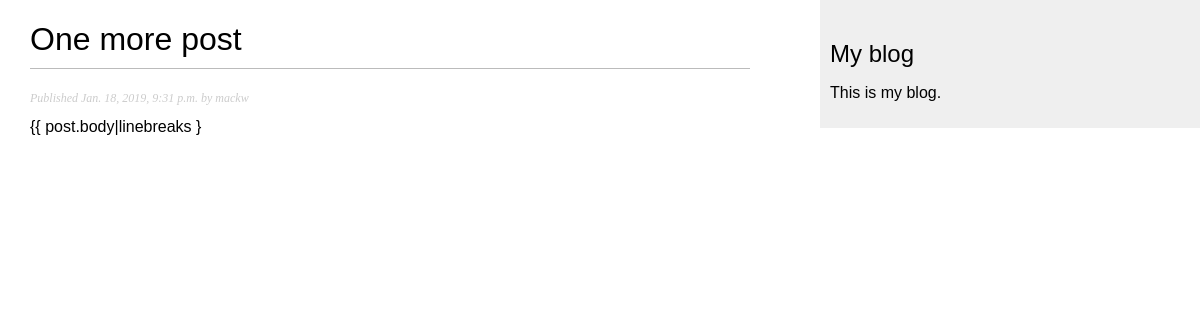
The app's page /blog/2019/1/18/one-more-post/ with its own data.
### blog/models.py (models this page shows, shortened)
class Post(models.Model):
    STATUS_CHOICES = (
        ('draft', 'Draft'),
        ('published', 'Published'),
    )
    title = models.CharField(max_length=250)
    slug = models.SlugField(max_length=250,
                            unique_for_date='publish')
    author = models.ForeignKey(User,
                               on_delete=models.CASCADE,
                               related_name='blog_posts')
    body = models.TextField()
    publish = models.DateTimeField(default=timezone.now)
    created = models.DateTimeField(auto_now_add=True)
    updated = models.DateTimeField(auto_now=True)
    status = models.CharField(max_length=10,
                              choices=STATUS_CHOICES,
                              default='draft')
    objects = models.Manager() # The default manager.
    published = PublishedManager() # Our custom manager.
    class Meta:
        ordering = ('-publish', )

### blog/views.py (the view)
def post_detail(request, year, month, day, post):
    post = get_object_or_404(Post, slug=post,
                             status='published',
                             publish__year=year,
                             publish__month=month,
                             publish__day=day)
    return render(request,
                  'blog/post/detail.html',
                  {'post': post})

### blog/templates/blog/post/detail.html (shortened to what this page needs)
{% extends "blog/base.html" %}
{% block content %}
  <h1>{{ post.title }}</h1>
  <p class="date">
    Published {{ post.publish }} by {{ post.author }}
  </p>
  {{ post.body|linebreaks }
{% endblock %}

### blog/static/css/blog.css (style rules this page uses)
body { margin:0; padding:0; font-family:helvetica, sans-serif; }
h1 { font-weight:normal; border-bottom:1px solid #bbb; padding:0 0 10px 0; }
p.date { color:#ccc; font-family: georgia, serif; font-size: 12px; font-style: italic; }

### records on screen
Post: title "One more post", publish "Jan. 18, 2019, 9:31 p.m.", author "mackw"
